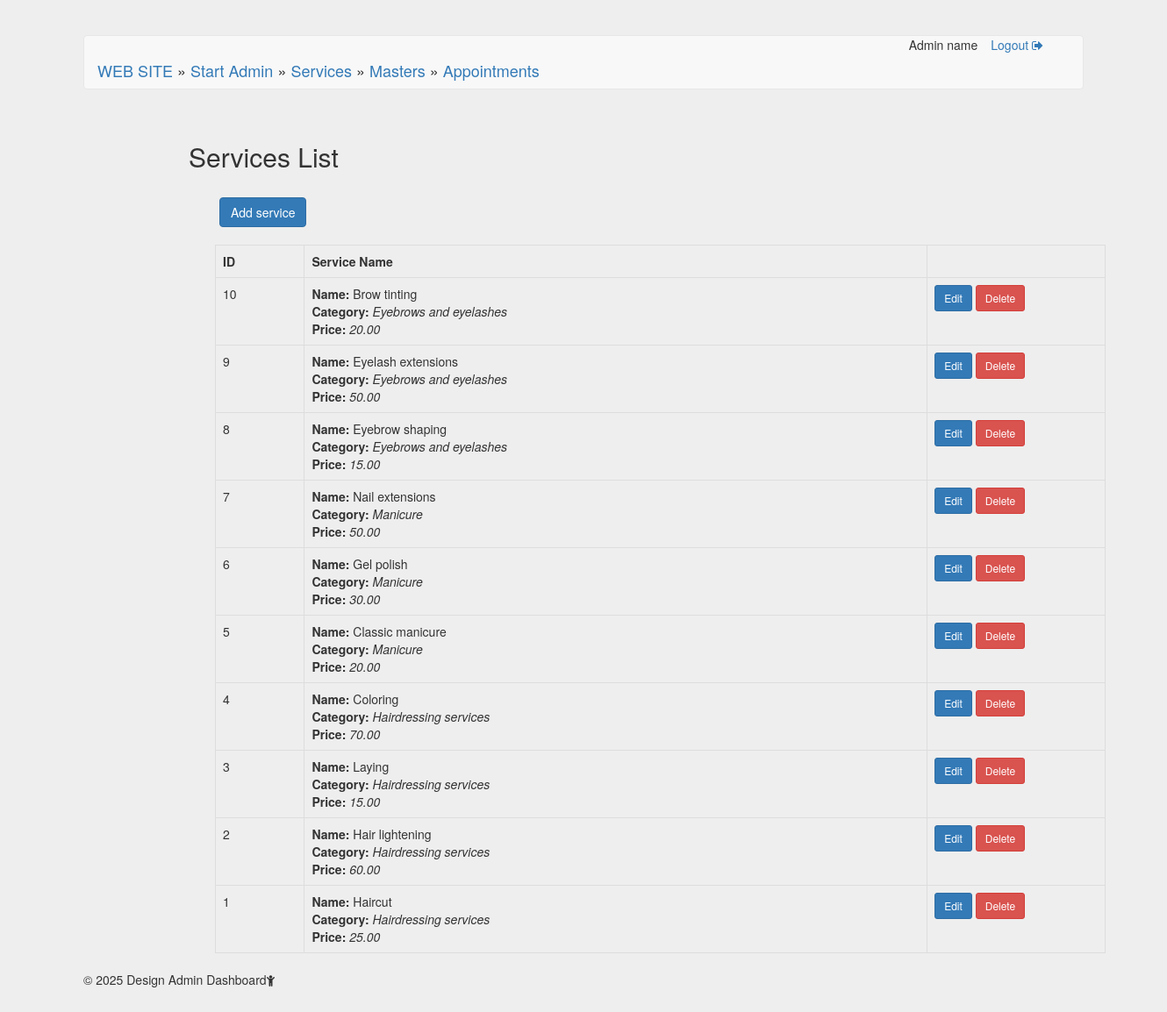
The page /admin/servicesList (signed in) on the database its author committed.
### tables this page shows
CREATE TABLE `services` (
  `id` int(11) NOT NULL,
  `eng_name` varchar(50) NOT NULL,
  `rus_name` varchar(50) NOT NULL,
  `eng_description` varchar(200) NOT NULL,
  `rus_description` varchar(200) NOT NULL,
  `price` decimal(10,2) NOT NULL,
  `service_type_id` int(11) NOT NULL
);

CREATE TABLE `service_type` (
  `id` int(11) NOT NULL,
  `eng_type` varchar(100) NOT NULL,
  `rus_type` varchar(100) NOT NULL
);

### admin/controllerAdmin/controllerAdminServices.php (called while the page is built, shortened)
<?php
class controllerAdminServices {
    public static function servicesList() {
        $arr = modelAdminServices::getServicesList();
        include_once ('viewAdmin/servicesList.php');
    }
}
?>

### admin/routeAdmin/routingAdmin.php (called while the page is built, shortened)
<?php
    $host = explode('?', $_SERVER['REQUEST_URI'])[0];
    $host = str_replace('/BeautyED', '', $host);
    $num = substr_count($host, '/');
    $path = explode('/', $host)[$num];
    $path = str_replace('.php', '', $path);
    if ($path == '' OR $path == 'index' OR $path == 'index.php') {
        $response = controllerAdmin::adminPanel();
    }
    elseif($path == 'logout.php' OR $path == 'logout') {
        $response = controllerAdmin::logoutAction();
    }
    elseif($path == 'servicesList.php' OR $path == 'servicesList') {
        $response = controllerAdminServices::servicesList();
    }
        elseif($path == 'serviceEdit.php' OR $path == 'serviceEdit' && isset($_GET['id'])) {
            $response = controllerAdminServices::serviceEditForm($_GET['id']);
        }
            elseif($path == 'serviceEditResult.php' OR $path == 'serviceEditResult' && isset($_GET['id'])) {
                $response = controllerAdminServices::serviceEditResult($_GET['id']);
            }
        elseif($path == 'serviceDelete.php' OR $path == 'serviceDelete' && isset($_GET['id'])) {
            $response = controllerAdminServices::serviceDeleteForm($_GET['id']);
        }
            elseif($path == 'serviceDeleteResult.php' OR $path == 'serviceDeleteResult' && isset($_GET['id'])) {
                $response = controllerAdminServices::serviceDeleteResult($_GET['id']);
            }
        elseif($path == 'serviceAdd.php' OR $path == 'serviceAdd') {
            $response = controllerAdminServices::serviceAddForm();
        }
            elseif($path == 'serviceAddResult.php' OR $path == 'serviceAddResult') {
                $response = controllerAdminServices::serviceAddResult();
            }
    elseif($path == 'mastersList.php' OR $path == 'mastersList') {
        $response = controllerAdminMasters::mastersList();
    }
        elseif($path == 'masterEdit.php' OR $path == 'masterEdit' && isset($_GET['id'])) {
            $response = controllerAdminMasters::masterEditForm($_GET['id']);
        }
            elseif($path == 'masterEditResult.php' OR $path == 'masterEditResult' && isset($_GET['id'])) {
                $response = controllerAdminMasters::masterEditResult($_GET['id']);
            }
        elseif($path == 'masterDelete.php' OR $path == 'masterDelete' && isset($_GET['id'])) {
            $response = controllerAdminMasters::masterDeleteForm($_GET['id']);
        }
            elseif($path == 'masterDeleteResult.php' OR $path == 'masterDeleteResult' && isset($_GET['id'])) {
                $response = controllerAdminMasters::masterDeleteResult($_GET['id']);
            }
        elseif($path == 'masterAdd.php' OR $path == 'masterAdd') {
            $response = controllerAdminMasters::masterAddForm();
        }
            elseif($path == 'masterAddResult.php' OR $path == 'masterAddResult') {
                $response = controllerAdminMasters::masterAddResult();
            }
    elseif($path == 'appointmentsList.php' OR $path == 'appointmentsList') {
        $response = controllerAdminAppointments::appointmentsList();
    }
        elseif($path == 'appointmentEdit.php' OR $path == 'appointmentEdit' && isset($_GET['id'])) {
            $response = controllerAdminAppointments::appointmentEditForm($_GET['id']);
        }
            elseif($path == 'appointmentEditResult.php' OR $path == 'appointmentEditResult' && isset($_GET['id'])) {
                $response = controllerAdminAppointments::appointmentEditResult($_GET['id']);
            }
        elseif($path == 'appointmentDelete.php' OR $path == 'appointmentDelete' && isset($_GET['id'])) {
            $response = controllerAdminAppointments::appointmentDeleteForm($_GET['id']);
        }
            elseif($path == 'appointmentDeleteResult.php' OR $path == 'appointmentDeleteResult' && isset($_GET['id'])) {
                $response = controllerAdminAppointments::appointmentDeleteResult($_GET['id']);
            }
        elseif($path == 'appointmentAdd.php' OR $path == 'appointmentAdd') {
            $response = controllerAdminAppointments::appointmentAddForm();
        }
            elseif($path == 'appointmentAddResult.php' OR $path == 'appointmentAddResult') {
                $response = controllerAdminAppointments::appointmentAddResult();
            }
    else {
        $response = controllerAdmin::error404();
    }
?>

### admin/index.php (called while the page is built, shortened)
<?php
require_once '../inc/database.php';
include_once ("modelAdmin/modelAdminServices.php");
include_once ("controllerAdmin/controllerAdminServices.php");
include('routeAdmin/routingAdmin.php');
?>

### inc/Database.php (called while the page is built, shortened)
<?php
class database {
    private $conn;
    private $host;
    private $user;
    private $password;
    private $baseName;
    function __construct() {
        $this->host = 'localhost';
        $this->user = 'root';
        $this->password = '';
        $this->baseName = 'beautyed';
    }
    function connect() {
        if (!$this->conn) {
            try {
                $this->conn = new PDO('mysql:host='.$this->host.';dbname='.$this->baseName.'', $this->user, $this->password, array(PDO:: MYSQL_ATTR_INIT_COMMAND => 'SET NAMES utf8'));
            }
            catch (Exception $e) {
                die('Connection failed: '.$e->getMessage());
            }
        }
        return $this->conn;
    }
    function getAll($query) {
        $stmt = $this->conn->prepare($query);
        $stmt->execute();
        $stmt->setFetchMode(PDO::FETCH_ASSOC);
        $response = $stmt->fetchAll();
        return $response;
    }
}

### admin/modelAdmin/modelAdminServices.php (called while the page is built, shortened)
<?php
class modelAdminServices{
    public static function getServicesList() {
        $query = "SELECT services.id as id, services.eng_name as name, services.eng_description as description, services.price as price, service_type.eng_type as type FROM services JOIN service_type ON services.service_type_id = service_type.id ORDER BY `services`.`id` DESC";
        $db = new Database();
        $arr = $db->getAll($query);
        return $arr;
    }
}
?>

### admin/viewAdmin/servicesList.php (the view, shortened to what this page needs)
<h2>Services List</h2>
<div class="container" style="min-height:400px;">
    <div style="margin:20px;">
        <a class="btn btn-primary" href="serviceAdd" role="button">Add service</a>
    </div>
    <div class="col-md-11">
        <table class="table table-bordered table-responsive">
            <tr>
                <th width="10%">ID</th>
                <th width="70%">Service Name</th>
                <th width="20%"></th>
            </tr>
            <?php
        foreach($arr as $row) {
            echo '<tr>';
            echo '<td>'.$row['id'].'</td>';
            echo '<td><b>Name: </b> '.$row['name'].'<br>';
            echo '<b>Category: </b><i>'.$row['type'].'</i><br>';
            echo '<b>Price: </b><i>'.$row['price'].'</i></td>';
            echo '<td>
                    <a href="serviceEdit?id='.$row['id'].'" class="btn btn-sm btn-primary">Edit</a>
                    <a href="serviceDelete?id='.$row['id'].'" class="btn btn-sm btn-danger">Delete</a>
                </td>';
            echo '</tr>';
        }
        ?>
        </table>
    </div>
</div>
<?php include "viewAdmin/templates/layout.php"; ?>

### admin/public/css/mystyle.css (style rules this page uses)
body { padding-top: 40px; padding-bottom: 40px; background-color: #eee; box-sizing: border-box; }

### rows shown on the page
services: id "10", eng_name "Brow tinting", service_type.eng_type "Eyebrows and eyelashes", price "20.00"
services: id "9", eng_name "Eyelash extensions", service_type.eng_type "Eyebrows and eyelashes", price "50.00"
services: id "8", eng_name "Eyebrow shaping", service_type.eng_type "Eyebrows and eyelashes", price "15.00"
services: id "7", eng_name "Nail extensions", service_type.eng_type "Manicure", price "50.00"
services: id "6", eng_name "Gel polish", service_type.eng_type "Manicure", price "30.00"
services: id "5", eng_name "Classic manicure", service_type.eng_type "Manicure", price "20.00"
services: id "4", eng_name "Coloring", service_type.eng_type "Hairdressing services", price "70.00"
services: id "3", eng_name "Laying", service_type.eng_type "Hairdressing services", price "15.00"
services: id "2", eng_name "Hair lightening", service_type.eng_type "Hairdressing services", price "60.00"
services: id "1", eng_name "Haircut", service_type.eng_type "Hairdressing services", price "25.00"

### other values the page prints
$_SESSION["name"] "Admin name"
